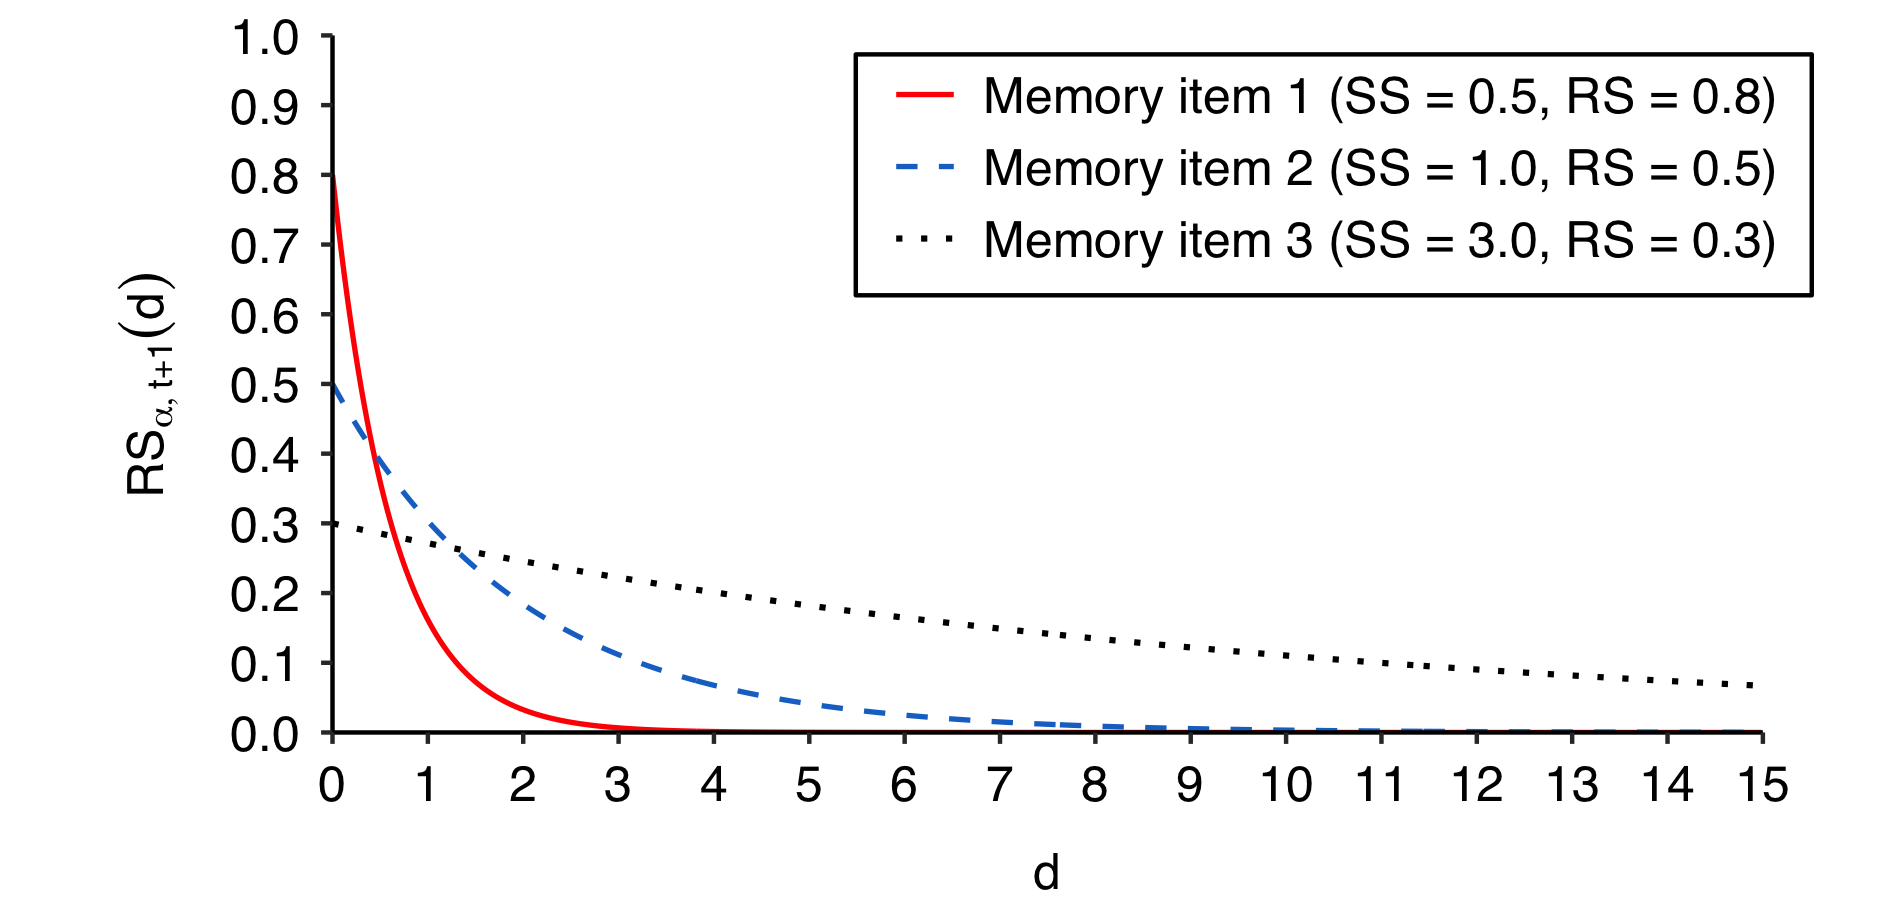

Source code (R):
library(ggplot2)
library(latex2exp)

#------------------------------------------------------------
# create ggplot apa style
# See https://ggplot2tutor.com/tutorials/apa_bar_chart
#------------------------------------------------------------
apatheme=theme_bw()+
  theme(
    plot.margin = unit(c(0.3,1,0,1), "cm"),
    panel.grid.major=element_blank(),
    panel.grid.minor=element_blank(),
    panel.border=element_blank(),
    axis.line=element_line(),
    axis.title = element_text(size = 12, color = "black"),
    axis.title.y = element_text(margin = margin(r = 10)),
    axis.title.x = element_text(margin = margin(t = 10)),
    axis.text = element_text(size = 12, color = "black"),
    axis.text.x = element_text(margin = margin(t = 5)),
    axis.text.y = element_text(margin = margin(r = 5)),
    
    text=element_text(family='Helvetica'),
    legend.title=element_blank(), 
    legend.position = c(0.70, 0.8),
    legend.background = element_rect(color = "black"),
    legend.text = element_text(size = 12),
    legend.margin = margin(t = 1, l = 8, r = 8, b = 5),
    legend.key = element_rect(color = NA, fill = NA)
  )

#------------------------------------------------------------
# plot retrieval strength decline function
#------------------------------------------------------------

# Generate x and y values for three sample memory items
x <- seq(0, 30, length.out = 1000)

## Memory item 1
s1 = 0.5
r1 = 0.8
y1 <- r1 * exp(-x * r1 * 1/s1)

## Memory item 2
s2 = 1
r2 = 0.5
y2 <- r2 * exp(-x * r2 * 1/s2)

## Memory item 3
s3 = 3
r3 = 0.3
y3 <- r3 * exp(-x * r3 * 1/s3)

## Create df
df <- data.frame(x = x, y1 = y1, y2 = y2, y3 = y3)

plot <- ggplot(df, aes(x))+
geom_line(aes(y = y1, color = "Memory item 1 (SS = 0.5, RS = 0.8)", linetype = "Memory item 1 (SS = 0.5, RS = 0.8)"), size=.6) +
geom_line(aes(y = y2, color = "Memory item 2 (SS = 1.0, RS = 0.5)", linetype = "Memory item 2 (SS = 1.0, RS = 0.5)"), size=.6) +
geom_line(aes(y = y3, color = "Memory item 3 (SS = 3.0, RS = 0.3)", linetype = "Memory item 3 (SS = 3.0, RS = 0.3)"), size=.7) +
scale_x_continuous(limits = c(0,15), expand = c(0, 0), breaks=seq(0,30,1)) +
scale_y_continuous(limits = c(0,1), expand = c(0, 0), breaks=seq(0,1,.1)) +
#Manually set color of lines to both be black; they are blue by default
scale_linetype_manual(name = "Legend", values = c("Memory item 1 (SS = 0.5, RS = 0.8)" = "solid", "Memory item 2 (SS = 1.0, RS = 0.5)" = "dashed", "Memory item 3 (SS = 3.0, RS = 0.3)" = "dotted"))  +
scale_colour_manual(name = "Legend",  values = c("Memory item 1 (SS = 0.5, RS = 0.8)" = "red", "Memory item 2 (SS = 1.0, RS = 0.5)" = "dodgerblue3", "Memory item 3 (SS = 3.0, RS = 0.3)" = "black")) +   
labs(x='d', y= TeX(r"($RS_{t+1}$)")) +
apatheme
  
plot

# Save the plot as a PDF file
ggsave(
  "plots/retrieval_strength_decline.pdf",
  plot,
  width = 6.27,
  height = 3,
  dpi = 300
)
